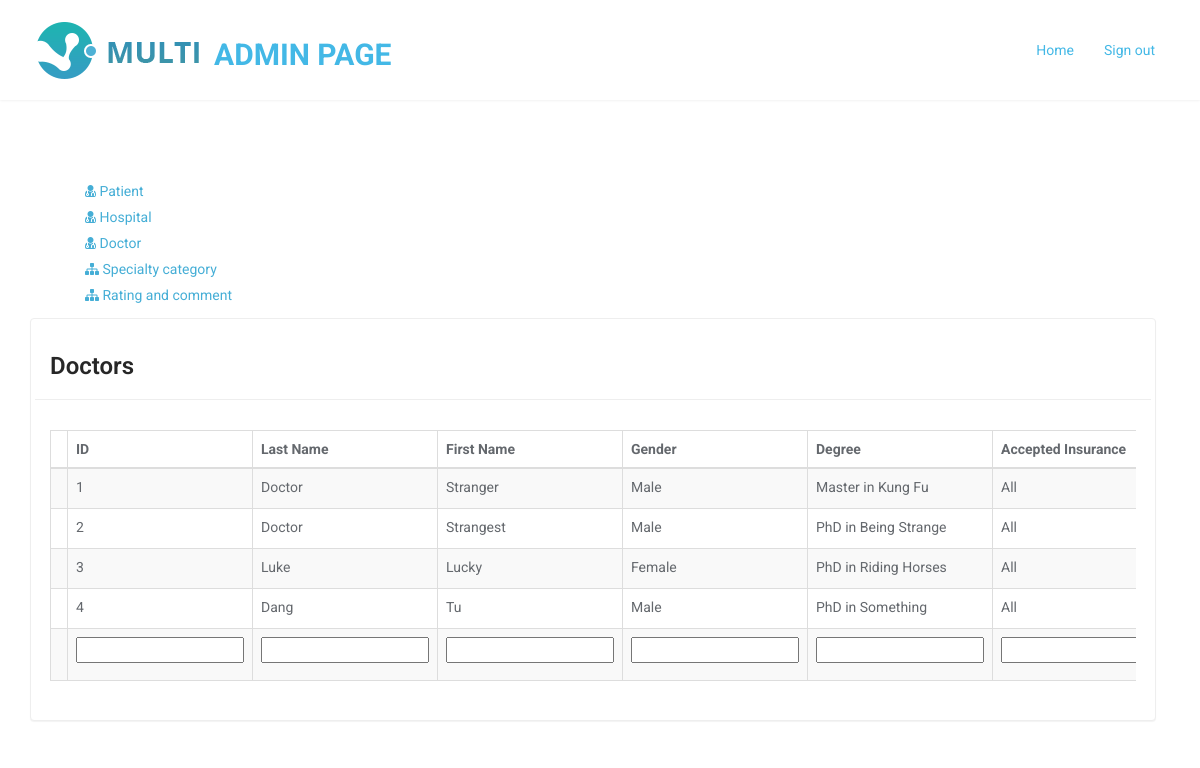
The app's page /view-doctor.php (signed in) with its own data.
### tables this page shows
CREATE TABLE `doctor` (
  `id` varchar(50) NOT NULL,
  `fname` varchar(50) NOT NULL,
  `lname` varchar(50) NOT NULL,
  `gender` varchar(20) NOT NULL,
  `degree` varchar(100) NOT NULL,
  `accepted_ins` varchar(255) NOT NULL,
  `specific_specialty` varchar(255) NOT NULL,
  `office_hours` varchar(255) NOT NULL,
  `lang` varchar(50) NOT NULL,
  `hosname` varchar(255) NOT NULL
);

### ppl-core.php (called while the page is built, shortened)
<?php
function template( $file, $args ) {
	if ( is_array( $args ) ) {
		extract( $args );
	}
	include $file;
	return ob_get_clean();
}
function return_sql($sql){
	$link = mysqli_connect('localhost', 'root', '');
	$result = mysqli_query($link,$sql);
	$data=array();
	$index=0;
	while ($list = mysqli_fetch_assoc($result)) {
		$data[$index]=$list;
		$index++;
	}
return $data;
}
function create_table($querry){
	include 'ppl-table.php';
}

### view-doctor-app.php (called while the page is built)
<?php
include_once 'ppl-core.php';
create_table('SELECT * FROM doctor');

### view-template.php (the view, shortened to what this page needs)
<?php
if ( isset( $email ) ) {
	?>
    <tr class="odd gradeX" id="row<?php echo $id; ?>">
        <td id="id_val<?php echo $id; ?>"><?php echo $id; ?></td>
        <td id="lname_val<?php echo $id; ?>"><?php echo $lname; ?></td>
        <td id="fname_val<?php echo $id; ?>"><?php echo $fname; ?></td>
        <td id="gender_val<?php echo $id; ?>"><?php echo $gender; ?></td>
        <td id="email_val<?php echo $id; ?>"><?php echo $email; ?></td>
        <td id="password_val<?php echo $id; ?>"><?php echo $password; ?></td>
        <td id="address_val<?php echo $id; ?>"><?php echo $address; ?></td>
        <td id="lang_val<?php echo $id; ?>"><?php echo $lang; ?></td>
        <td id="status_val<?php echo $id; ?>"><?php echo $status; ?></td>
        <td class="center">
            <div class="btn-group-xs">
                <button title="Edit" type="button" class="btn btn-xs btn-primary" id="edit_button<?php echo $id; ?>"
                        onclick="edit_row('<?php echo $id; ?>');"><i
                            class="fa fa-edit"></i></button>
                <button title="Save" type="button" style="display:none;" class="btn btn-xs btn-primary"
                        id="save_button<?php echo $id; ?>"
                        onclick="save_row('<?php echo $id; ?>');"><i
                            class="fa fa-save"></i></button>
                <button title="Delete" type="button" class="btn btn-xs btn-danger" id="delete_button<?php echo $id; ?>"
                        onclick="delete_row('<?php echo $id; ?>');"><i
                            class="fa fa-trash"></i></button>
				<?php if ( $status === 'Deactive' ) {
					?>
                    <button title="Active" style="display:inline-block;" type="button" class=" btn btn-xs btn-warning"
                            id="active_button<?php echo $id; ?>"
                            onclick="active_row('<?php echo $id; ?>');"><i
                                class="fa fa-check"></i></button>
					<?php
				} else {
				?>
                <button title="Deactive" type="button" class=" btn btn-xs btn-warning"
                        id="deactive_button<?php echo $id; ?>"
                        onclick="deactive_row('<?php echo $id; ?>');"><i
                            class="fa fa-ban"></i>
					<?php } ?>
            </div>
        </td>
    </tr>
<?php }
 else if ( isset( $accepted_ins ) ) { ?>
    <tr class="odd gradeX" id="row<?php echo $id; ?>">
        <td></td>
        <td id="id_val<?php echo $id; ?>"><?php echo $id; ?></td>
        <td id="lname_val<?php echo $id; ?>"><?php echo $lname; ?></td>
        <td id="fname_val<?php echo $id; ?>"><?php echo $fname; ?></td>
        <td id="gender_val<?php echo $id; ?>"><?php echo $gender; ?></td>
        <td id="degree_val<?php echo $id; ?>"><?php echo $degree; ?></td>
        <td id="accept_ins_val<?php echo $id; ?>"><?php echo $accepted_ins; ?></td>
    </tr>
<?php }

### ppl-table.php
<?php
$file   = 'view-template.php';
$output = '';
$data =return_sql($GLOBALS['table_sql']);
?>
<?php
foreach ( $data as $row ) {
	$output .= template( $file, $row );
}
print $output; ?>

### css/main.css (style rules this page uses)
table tr { opacity: 1; -webkit-transition: opacity 1000ms linear; transition: opacity 1000ms linear; }
.table-fit td { white-space: nowrap; width:1%; }
body { padding-top: 100px; background: #fff; font-family: 'Roboto', sans-serif; font-weight: 400; color: #64686d; line-height: 26px; }

### records on screen
doctor: id "1", lname "Doctor", fname "Stranger", gender "Male", degree "Master in Kung Fu", accepted_ins "All"
doctor: id "2", lname "Doctor", fname "Strangest", gender "Male", degree "PhD in Being Strange", accepted_ins "All"
doctor: id "3", lname "Luke", fname "Lucky", gender "Female", degree "PhD in Riding Horses", accepted_ins "All"
doctor: id "4", lname "Dang", fname "Tu", gender "Male", degree "PhD in Something", accepted_ins "All"
